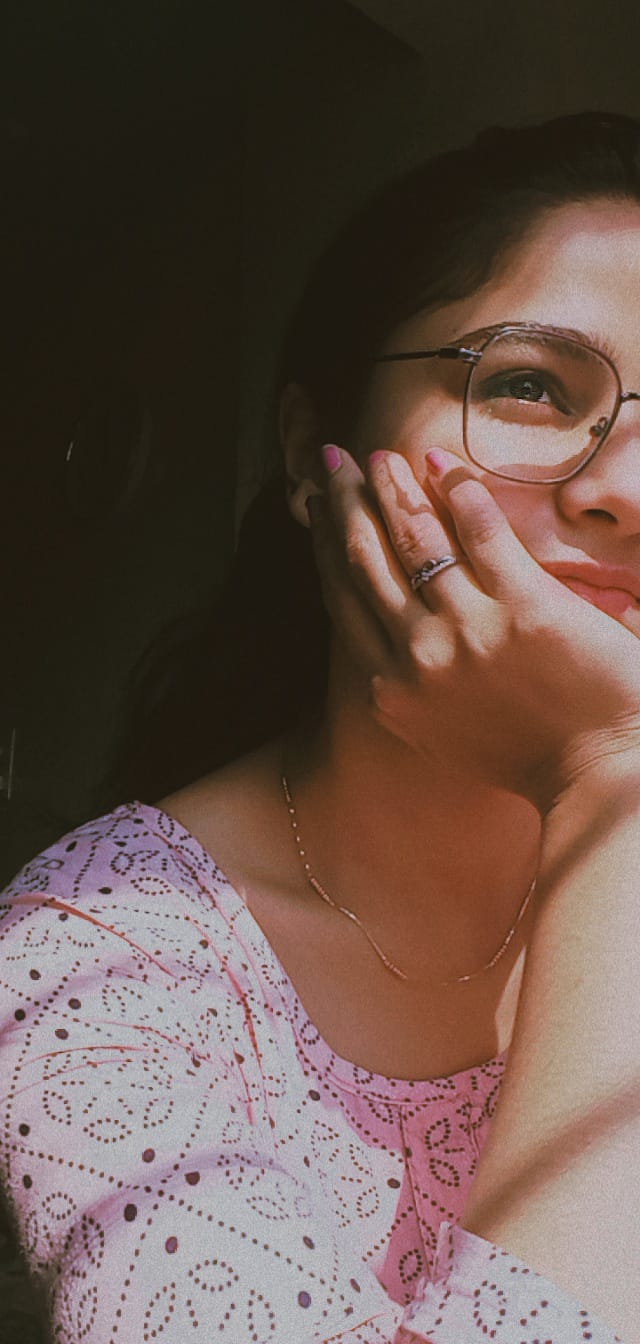
#> input picture Sammie.jpg, 640 x 1344 px, given in place of Lenna.png, which was not available
$ jupyter execute --allow-errors 'Image Processing.ipynb'   (text cells are left out)
#> lines starting #> are read from the running program, lines starting #| are printed output that depends on the picture; pictures that were not available may be replaced by others from this repository, and a replacement may not be noted
[cell 1]
import cv2
print('OpenCV version is: ',cv2.__version__)

[cell 2]
img=cv2.imread("Lenna.png")
#> img is the input picture: shape (1344, 640, 3); mean B, G, R 73.9, 82.6, 102.8
cv2.imshow('Image',img)
cv2.waitKey(5000)
cv2.destroyAllWindows()

[cell 3]
print('Pixels: ',img.size)
#| Pixels:  2580480
print('Image Dimension: ',img.shape)
#| Image Dimension:  (1344, 640, 3)

[cell 4]
resized=cv2.resize(img,(200,200))
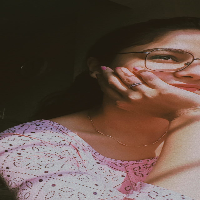
#> resized: shape (200, 200, 3); mean B, G, R 73.9, 82.5, 102.7
cv2.imshow('Resized Image',resized)
cv2.waitKey(5000)
cv2.destroyAllWindows()

[cell 5]
gray=cv2.imread("Lenna.png",cv2.IMREAD_GRAYSCALE)
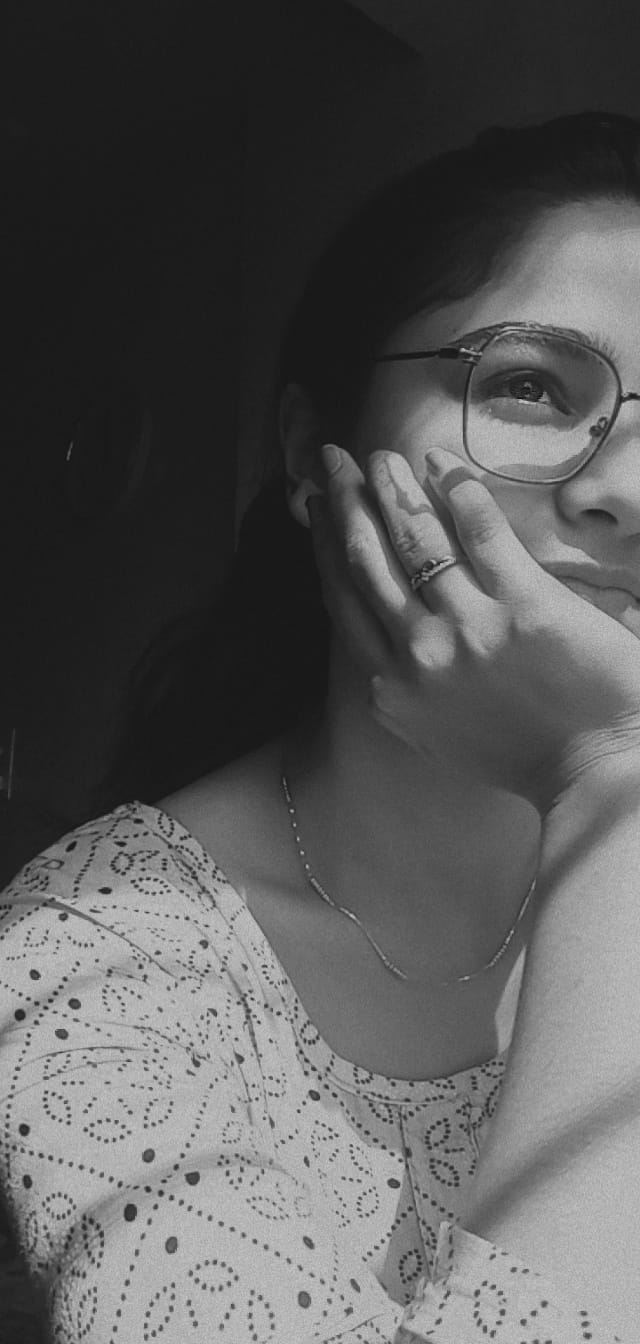
#> gray: shape (1344, 640); min 17, max 201, mean 87.6
cv2.imshow('Black is true love',gray)
cv2.waitKey(5000)
cv2.destroyAllWindows()

[cell 6]
type(img)

[cell 7]
import os
a=os.listdir()
a

[cell 8]
for img in a:
    if "jpg" in img:
        img=cv2.imread(img)
        cv2.imshow('Slideshow baby!',img)
        cv2.waitKey(2500)
        cv2.destroyAllWindows()

[cell 9]
img=cv2.imread("Lenna.png")
red=img[:,:,0]
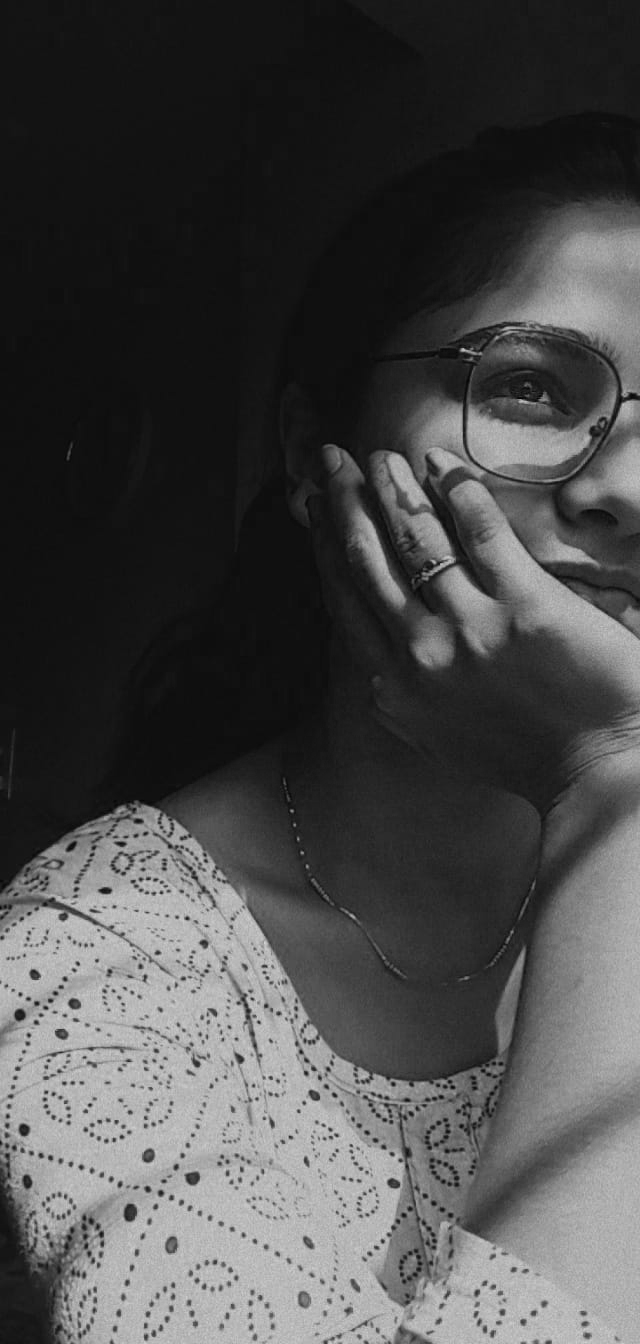
#> red: shape (1344, 640); min 3, max 211, mean 73.9
green=img[:,:,1]
blue=img[:,:,2]
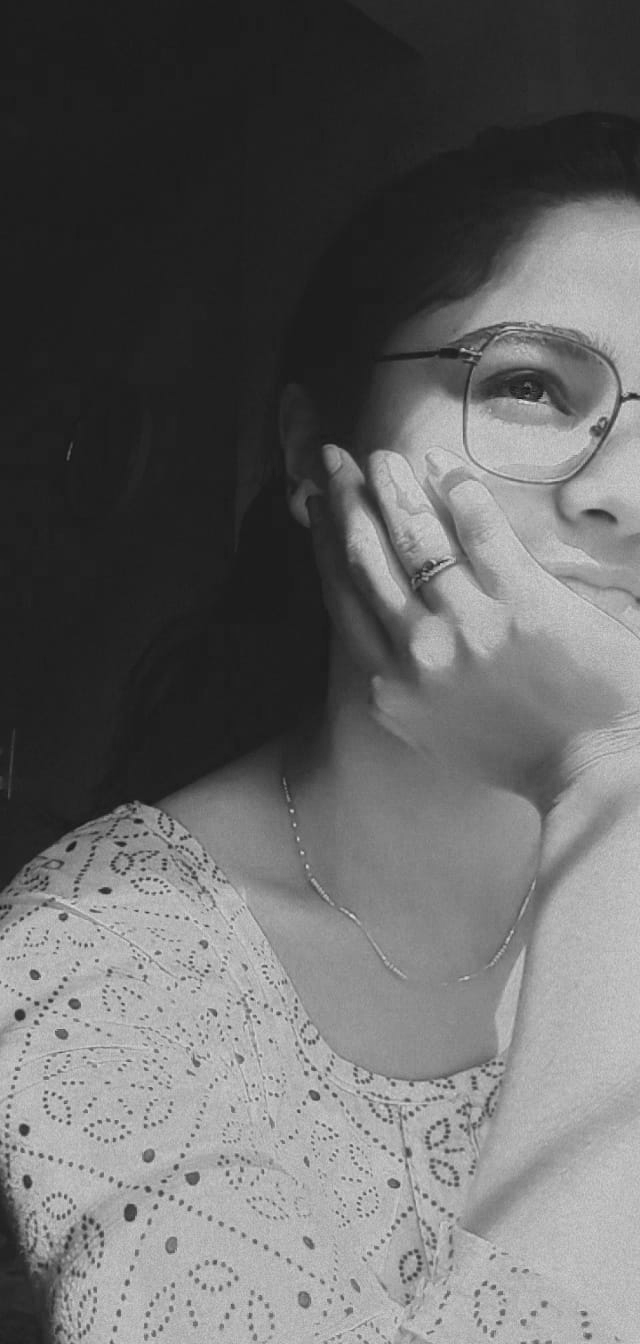
#> blue: shape (1344, 640); min 20, max 224, mean 102.8
cv2.imshow("Red",red)
cv2.imshow("Green",green)
cv2.imshow("Blue",blue)
cv2.waitKey(5000)
cv2.destroyAllWindows()
